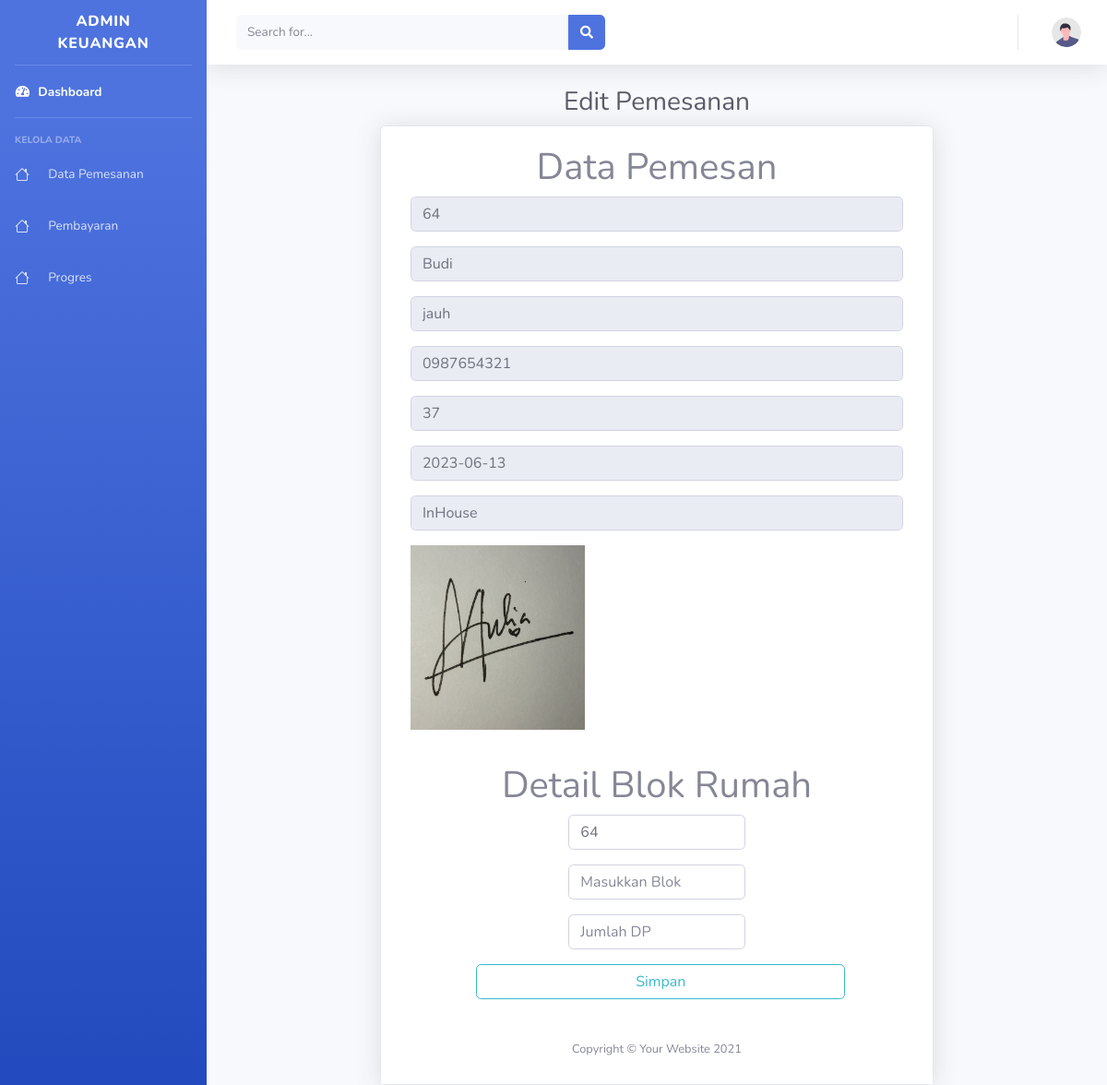
The page /admin/proses-pemesanan.php?id=64 on the database its author committed.
### tables this page shows
CREATE TABLE `pemesanan_rumah` (
  `id_pemesanan_rumah` int(11) NOT NULL,
  `nama_pemesan` varchar(100) NOT NULL,
  `alamat` varchar(100) NOT NULL,
  `no_telp_pemesan` varchar(15) NOT NULL,
  `id_cluster` int(11) NOT NULL,
  `tgl_pemesanan` date NOT NULL,
  `fotocopy_ktp` varchar(100) NOT NULL,
  `jenis_pembayaran` varchar(100) NOT NULL,
  `jml_cicilan_dp` int(100) NOT NULL,
  `jml_cicilan_inhouse` int(100) NOT NULL,
  `id_user` int(11) NOT NULL
);

### admin/proses-pemesanan.php (the view, shortened to what this page needs)
<?php
require ('../koneksi.php');
$id = $_GET['id'];
$query_mysql = mysqli_query($koneksi, "SELECT * FROM pemesanan_rumah WHERE id_pemesanan_rumah ='$id' ");
$query_mysql2 = mysqli_query($koneksi, "SELECT * FROM detail_pemesanan  WHERE id_pemesanan_rumah='$id'");
$data = mysqli_fetch_array($query_mysql);
$dataa = mysqli_fetch_array($query_mysql2);
?>
<!DOCTYPE html>
<html lang="en">
<head>
    <link href="vendor/fontawesome-free/css/all.min.css" rel="stylesheet" type="text/css">
    <link href="css/sb-admin-2.min.css" rel="stylesheet">
    <link href="vendor/datatables/dataTables.bootstrap4.min.css" rel="stylesheet">
</head>
<body id="page-top">
    <div id="wrapper">
        <ul class="navbar-nav bg-gradient-primary sidebar sidebar-dark accordion" id="accordionSidebar">
            <a class="sidebar-brand d-flex align-items-center justify-content-center" href="index.php">
                <div class="sidebar-brand-text mx-3">Admin Keuangan</div>
            </a>
            <hr class="sidebar-divider my-0">
            <li class="nav-item active">
                <a class="nav-link" href="index.php">
                    <i class="fas fa-fw fa-tachometer-alt"></i>
                    <span>Dashboard</span></a>
            </li>
            <hr class="sidebar-divider">
            <div class="sidebar-heading">
                Kelola Data
            </div>
            <li class="nav-item">
                <a class="nav-link" href="list-pemesanan.php">
                <span class="ml-3">Data Pemesanan</span></a>
            </li>
            <li class="nav-item">
                <a class="nav-link" href="pembayaran.php">
                <span class="ml-3">Pembayaran</span></a>
            </li>
            <li class="nav-item">
                <a class="nav-link" href="progres.php">
                <span class="ml-3">Progres</span></a>
            </li>
        </ul>
        <div id="content-wrapper" class="d-flex flex-column">
            <div id="content">
                <nav class="navbar navbar-expand navbar-light bg-white topbar mb-4 static-top shadow">
                    <form class="d-none d-sm-inline-block form-inline mr-auto ml-md-3 my-2 my-md-0 mw-100 navbar-search">
                        <div class="input-group">
                            <input type="text" class="form-control bg-light border-0 small" placeholder="Search for..." aria-label="Search" aria-describedby="basic-addon2">
                            <div class="input-group-append">
                                <button class="btn btn-primary" type="button">
                                    <i class="fas fa-search fa-sm"></i>
                                </button>
                            </div>
                        </div>
                    </form>
                    <ul class="navbar-nav ml-auto">
                        <li class="nav-item dropdown no-arrow">
                            <a class="nav-link dropdown-toggle" href="#" id="userDropdown" role="button" data-toggle="dropdown" aria-haspopup="true" aria-expanded="false">
                                <img class="img-profile rounded-circle" src="img/undraw_profile.svg">
                            </a>
                        </li>
                    </ul>
                </nav>
                <div class="container-fluid">
                    <h1 class="h3 mb-2 text-gray-800 text-center">Edit Pemesanan <?php echo $nama_cluster ?></h1>
                    <div class="card shadow mb-4 m-auto" style="width: 600px;">
                        <div class="card-body">
            <form action="forms/contact.php" method="get" role="form" class="php-email-form">
              <div class="col">
                <h1 class="text-center"><span>Data Pemesan</span></h1>
                <div class="row-md-6 form-group mb-3">
                  <input type="text" name="idpemesan" class="form-control" id="idpemesan" value="<?php echo $data['id_pemesanan_rumah'];?>" required readonly>
                </div>
                <div class="row-md-6 form-group mb-3">
                  <input type="text" name="namapemesan" class="form-control" id="namapemesan" value="<?php echo $data['nama_pemesan'];?>" required readonly>
                </div>
                <div class="row-md-6 form-group mt-3 mt-md-0 mb-3">
                  <input type="email" class="form-control" name="alamat" id="alamat" value="<?php echo $data['alamat'];?>" required readonly>
                </div>
                <div class="row-md-6 form-group mt-3 mt-md-0 mb-3">
                  <input type="email" class="form-control" name="notelp" id="notelp" value="<?php echo $data['no_telp_pemesan'];?>" required readonly>
                </div>
                <div class="row-md-6 form-group mt-3 mt-md-0 mb-3">
                  <input type="email" class="form-control" name="idcluster" id="idcluster" value="<?php echo $data['id_cluster'];?>" required readonly >
                </div>
                <div class="row-md-6 form-group mt-3 mt-md-0 mb-3">
                  <input type="email" class="form-control" name="tglpemesan" id="tglpemesan" value="<?php echo $data['tgl_pemesanan'];?>" required readonly>
                </div>
                <div class="row-md-6 form-group mt-3 mt-md-0 mb-3">
                  <input type="email" class="form-control" name="jenispembayaran" id="jenispembayaran" value="<?php echo $data['jenis_pembayaran'];?>" required readonly>
                </div>
                <div class="row-md-6 form-group mt-3 mt-md-0 mb-3">
                <img src="../img/filepemesanan/<?php echo $data['fotocopy_ktp']; ?>"  height="200px">
                </div>
              </div>
            </form>
          </div>
          <div class="col">
                <h1 class="text-center"><span> Detail Blok Rumah </span></h1>
          <div class="col-lg-4 m-auto">
          <form action="" method="post" >
              <div class="row">
                <div class="row-md-6 form-group mb-3 text-center">
                  <input type="text" name="id_pemesanan_rumah" class="form-control" id="id_pemesanan_rumah" placeholder="Masukkan ID Pemesanan Rumah" value="<?php echo $data['id_pemesanan_rumah'];?>">
                </div>
                <div class="row-md-6 form-group mb-3 text-center">
                  <input type="text" name="detail_blok" class="form-control" id="detail_blok" placeholder="Masukkan Blok" value="<?php echo $dataa['detail_blok'];?>">
                </div>
                <div class="row-md-6 form-group mb-3 text-center">
                  <input type="text" name="jumlah_dp" class="form-control" id="jumlah_dp" placeholder="Jumlah DP" value="<?php echo $dataa['jumlah_dp'];?>">
                </div>
                <div class="form-group mb-3 text-center">
                  <button type="submit" class="btn btn-outline-info" name="add_detail" style="width: 400px; margin-left: -100px;">Simpan</button>
                </div>
            </form>
                    </div>
                </div>
        </div>
        <footer class="sticky-footer bg-white">
            <div class="container my-auto">
                <div class="copyright text-center my-auto">
                    <span>Copyright &copy; Your Website 2021</span>
                </div>
            </div>
        </footer>
    </div>
    </div>
</body>
</html>

### rows shown on the page
pemesanan_rumah: idpemesan "64", namapemesan "Budi", alamat "jauh", notelp "0987654321", idcluster "37", tglpemesan "2023-06-13", jenispembayaran "InHouse", fotocopy_ktp (picture), id_pemesanan_rumah "64"
